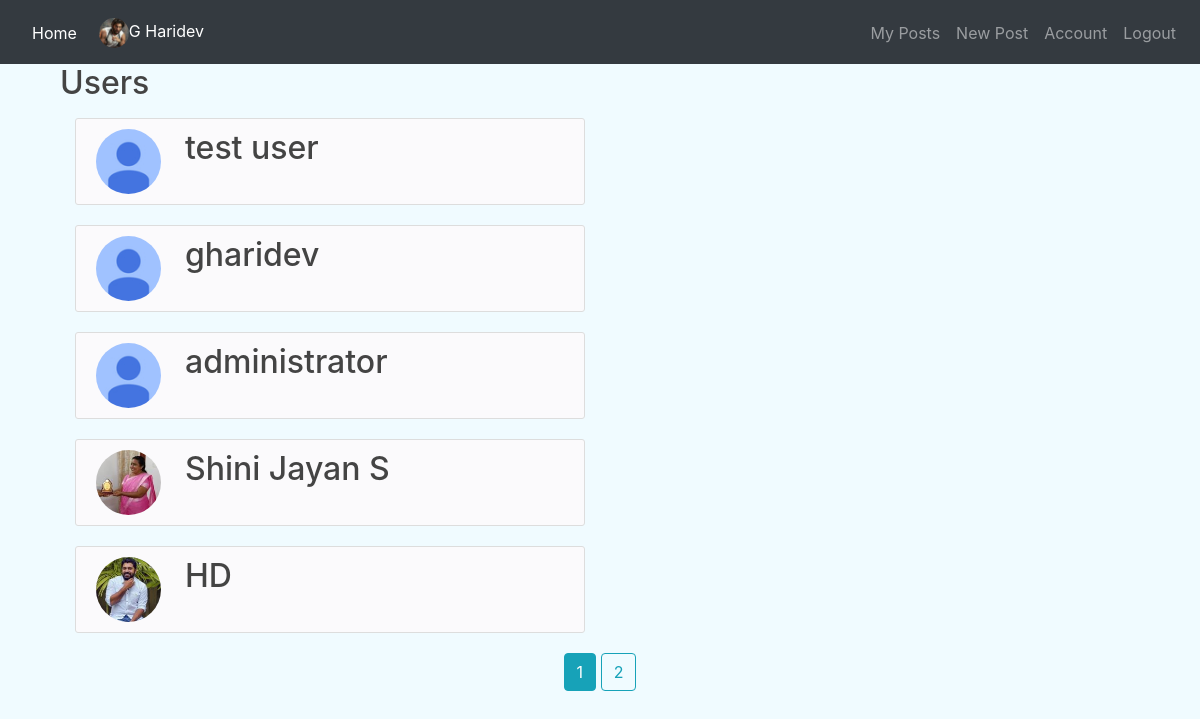
/view_users (signed in), run on the app's committed database.
### app/models.py (models this page shows, shortened)
class User(db.Model, UserMixin):
    id = db.Column(db.Integer, primary_key=True)
    username = db.Column(db.String(20), unique=True, nullable=False)
    email = db.Column(db.String(120), unique=True, nullable=False)
    image_file = db.Column(db.String(20), nullable=False, default='default.jpg')
    password = db.Column(db.String(60), nullable=False)
    posts = db.relationship('Post', backref='author', lazy=True)

### app/users/routes.py (the view)
@users.route("/view_users", methods=['GET', 'POST'])
@login_required
def view_users():
    page = request.args.get('page', 1, type=int)
    users = User.query.order_by(User.username.desc()).paginate(page=page, per_page=5)
    return render_template("view_users.html", users=users)

### app/models.py (called while the page is built)
@login_manager.user_loader
def load_user(user_id):
    return User.query.get(int(user_id))

### app/templates/view_users.html
{% extends "layout.html" %}
{% block content %}
	<div class="container">
			<div class="media-body">
				<h2>Users</h2>
    <div class="col-sm-6 justify-content-center">
        {% for user in users.items %}
        <div class="media content-section">
        <img class="rounded-circle article-img" src="{{ url_for('static', filename='profile_pics/' + user.image_file) }}">
        <div class="media-body">
          <h2><a class="ml-2 article-title" href="{{ url_for('users.user_posts', username=user.username) }}">{{ user.username }}</a></h2>
        </div>
      </div>
      {% endfor %}
      </div>
    </div>
<div class="container col-sm-8 text-center">
    {% for page_num in users.iter_pages(left_edge=1, right_edge=1, left_current=1, right_current=2) %}
     {% if page_num %}
      {% if users.page == page_num %}
       <a class="btn btn-info mb-4" href="{{ url_for('users.view_users', page=page_num) }}">{{ page_num }}</a>
      {% else %}
      <a class="btn btn-outline-info mb-4" href="{{ url_for('users.view_users', page=page_num) }}">{{ page_num }}</a>
      {% endif %}
     {% else %}
      ...
     {% endif %}
{% endfor %}
</div>
{% endblock content %}

### app/templates/layout.html (shortened to what this page needs)
<!DOCTYPE html>
<html lang="en">
<head>
    <link rel="stylesheet" href="https://stackpath.bootstrapcdn.com/bootstrap/4.2.1/css/bootstrap.min.css">
    <link rel="stylesheet" href="{{ url_for('static',filename='main.css')}}">
</head>
    <body style="background-color: #f0fbff;">
      <nav class="navbar sticky-top navbar-expand-md navbar-dark bg-dark">
        <a href="{{ url_for('main.home')}}" class="nav-item nav-link">Home</a>
      {% if current_user.is_authenticated %}
          <a href="{{ url_for('users.account')}}" style="margin-left: -10px;" class="nav-item nav-link float-left"><img class="acnt-img rounded-circle" style="height:30px;width:30px;" src="{{ url_for('static', filename='profile_pics/' + current_user.image_file) }}" alt="{{current_user.username}}">{{current_user.username}}</a>
      {% endif %}
        <div class="collapse navbar-collapse" id="navbarCollapse">
            <div class="navbar-nav ml-auto">
              {% if not current_user.is_authenticated %}
                <a class="nav-item nav-link" href="{{ url_for('users.login') }}">Login</a>
                <a class="nav-item nav-link" href="{{ url_for('users.signup') }}">Sign Up</a>
              {% else %}
                <a class="nav-item nav-link" href="{{ url_for('users.user_posts', username = current_user.username ) }}">My Posts</a>
                <a class="nav-item nav-link" href="{{ url_for('posts.new_post')}} ">New Post</a>
                <a class="nav-item nav-link" href="{{ url_for('users.account')}} ">Account</a>
                <a class="nav-item nav-link" data-toggle="modal" data-target="#logoutModal">Logout</a>
              {% endif %}
            </div>
        </div>
    </nav>
          <main role="main" class="container">
{% block content %}
{% endblock %}
</main>
    </body>
</html>

### app/static/main.css (style rules this page uses)
h1, h2, h3, h4, h5, h6 { color: #444444; }
.content-section { background: #fbfafc; padding: 10px 20px; border: 1px solid #dddddd; border-radius: 3px; margin-bottom: 20px; margin-top: 1rem; }
.article-title { color: #444444; }
.article-img { height: 65px; width: 65px; margin-right: 16px; }
.nav-link { margin-top: 2px; color: white; }
.nav-item { margin-top: 2px; color: white; }

### data on the page
User: image_file (picture), username "G Haridev"
User: image_file (placeholder picture), username "test user"
User: image_file (placeholder picture), username "gharidev"
User: image_file (placeholder picture), username "administrator"
User: image_file (picture), username "Shini Jayan S"
User: image_file (picture), username "HD"

### other printed values
{{ page_num }} "1"
{{ page_num }} "2"
